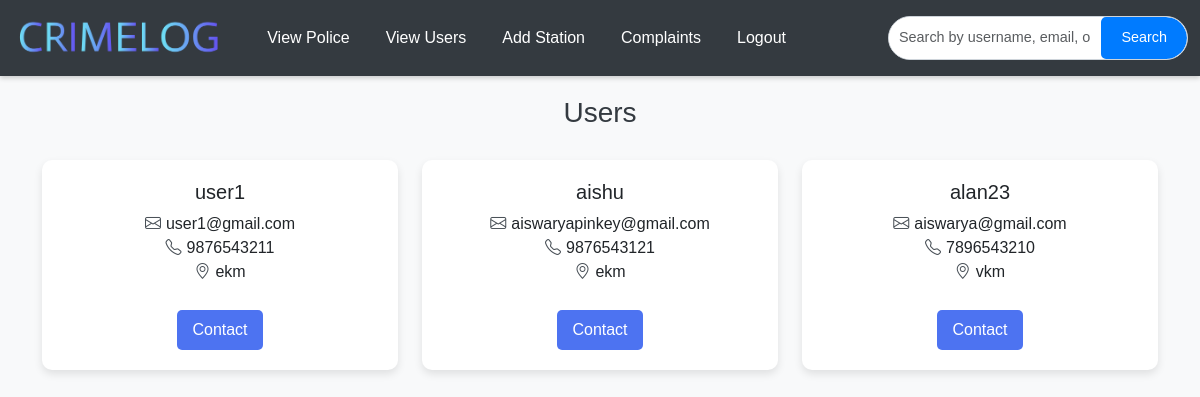
Before: /viewusers (signed in) with the older database file.
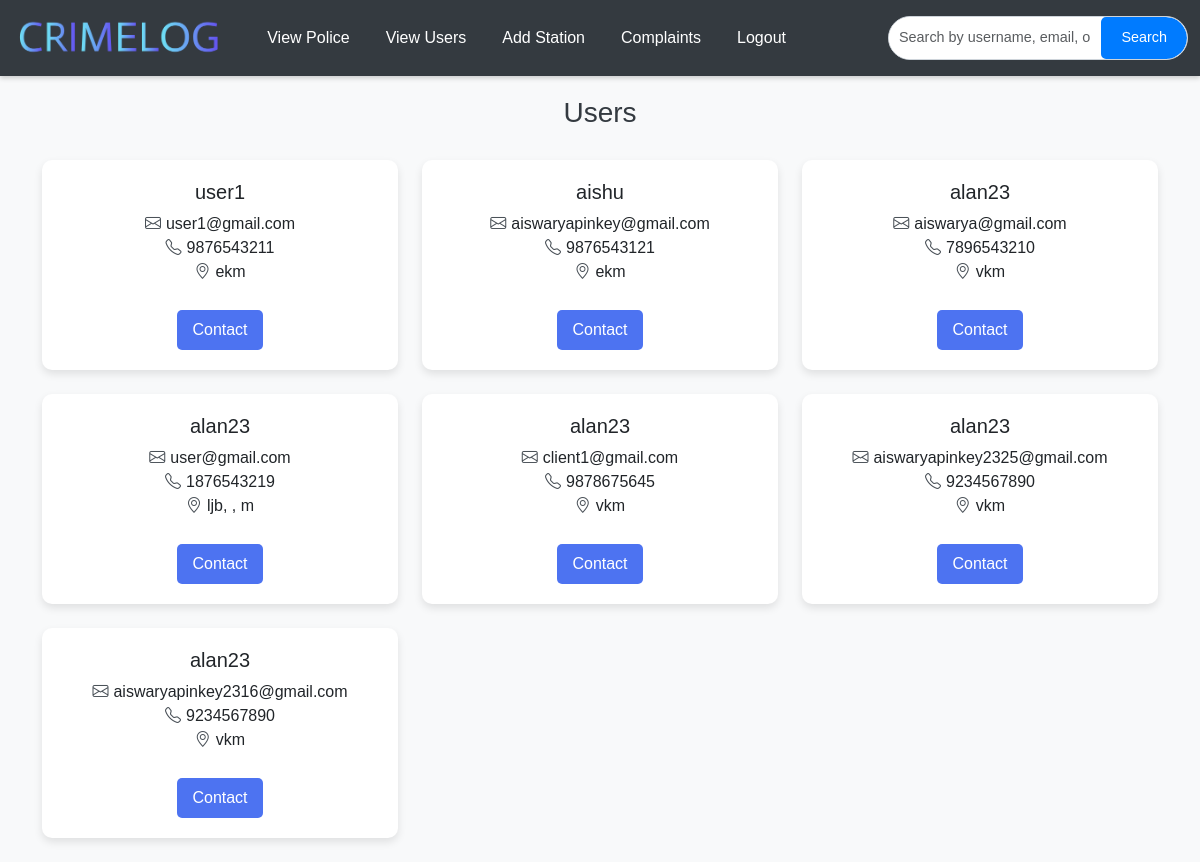
After: the same page with the newer database file.
### app/models.py (models this page shows, shortened)
class User(models.Model):
    Email = models.EmailField(unique=True)
    username = models.TextField()
    phonenumber = models.IntegerField()
    password = models.TextField()
    location = models.TextField()
    idproof = models.CharField(max_length=12)
    profile_picture = models.ImageField(upload_to='profile_pics/', default='profile_pics/default.png')  # Ensure the default image is in the correct path.

### app/views.py (the view)
# urls.py: path('viewusers',views.viewusers,name='viewusers'),
@login_required
def viewusers(req):
    if not req.user.is_superuser:
        return redirect('login')  # Update 'login' with the appropriate login URL name
    query = req.POST.get('query', '')  # Get the search query from the form
    if query:
        data = User.objects.filter(
            Q(username__icontains=query) |
            Q(Email__icontains=query)
        )
    else:
        data = User.objects.all()  # Display all users if no search query is provided
    return render(req, 'admin/viewusers.html', {'data': data, 'query': query})

### templates/admin/viewusers.html (shortened to what this page needs)
<!DOCTYPE html>
<html lang="en">
<head>
    <link href="https://cdn.jsdelivr.net/npm/bootstrap@5.3.3/dist/css/bootstrap.min.css" rel="stylesheet">
    <link href="https://cdn.jsdelivr.net/npm/bootstrap-icons/font/bootstrap-icons.css" rel="stylesheet">
</head>
<body>
    <nav id="nav" class="navbar navbar-expand-lg navbar-dark sticky-top">
        <div class="container-fluid">
            <a class="navbar-brand" href="../viewcomplaint">
                <img src="../static/images/logo.png" alt="CrimeLog" style="max-height: 50px;">
            </a>
            <div class="collapse navbar-collapse" id="mynavbar">
                <ul class="navbar-nav me-auto">
                    <li class="nav-item"><a class="nav-link" href="../viewpolice">View Police</a></li>
                    <li class="nav-item"><a class="nav-link" href="../viewusers">View Users</a></li>
                    <li class="nav-item"><a class="nav-link" href="../addstation">Add Station</a></li>
                    <li class="nav-item"><a class="nav-link" href="../viewcomplaint">Complaints</a></li>
                    <li class="nav-item"><a class="nav-link" href="../logout">Logout</a></li>
                </ul>
                <div class="search-input-group">
                    <form method="post" action="{% url 'viewusers' %}">
                        <input class="form-control" type="text" name="query" placeholder="Search by username, email, or name..." value="{{ query|default:'' }}">
                        <button class="btn btn-primary" type="submit">Search</button>
                    </form>
                </div>
            </div>
        </div>
    </nav>
    <div class="container">
        <h3>Users</h3>
        <div class="row">
            {% for i in data %}
            <div class="col-md-4 col-sm-6 mb-4">
                <div class="card">
                    <div class="card-body">
                        <h5 class="card-title">{{ i.username }}</h5>
                        <p class="card-text">
                            <i class="bi bi-envelope icon"></i>{{ i.Email }}<br>
                            <i class="bi bi-telephone icon"></i>{{ i.phonenumber }}<br>
                            <i class="bi bi-geo-alt icon"></i>{{ i.location }}
                        </p>
                        <a href="mailto:{{ i.Email }}" class="btn">Contact</a>
                    </div>
                </div>
            </div>
            {% endfor %}
        </div>
    </div>
</body>
</html>

Changed rows visible on the page:
added User: username "alan23", Email "user@gmail.com", phonenumber "1876543219", location "ljb, , m"
added User: username "alan23", Email "client1@gmail.com", phonenumber "9878675645", location "vkm"
added User: username "alan23", Email "aiswaryapinkey2325@gmail.com", phonenumber "9234567890", location "vkm"
added User: username "alan23", Email "aiswaryapinkey2316@gmail.com", phonenumber "9234567890", location "vkm"
